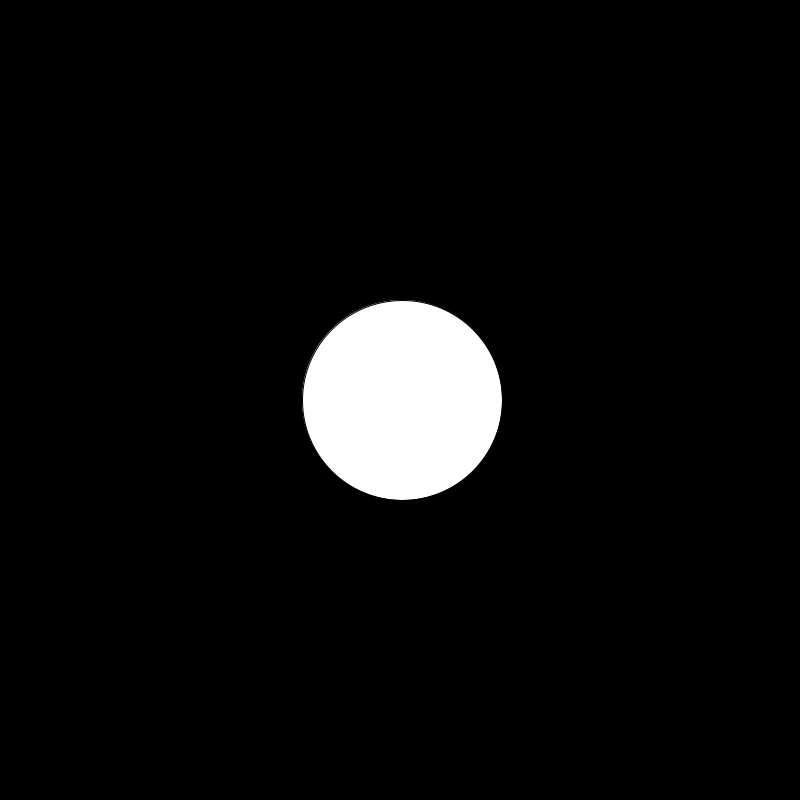
Frame 1 (no input)
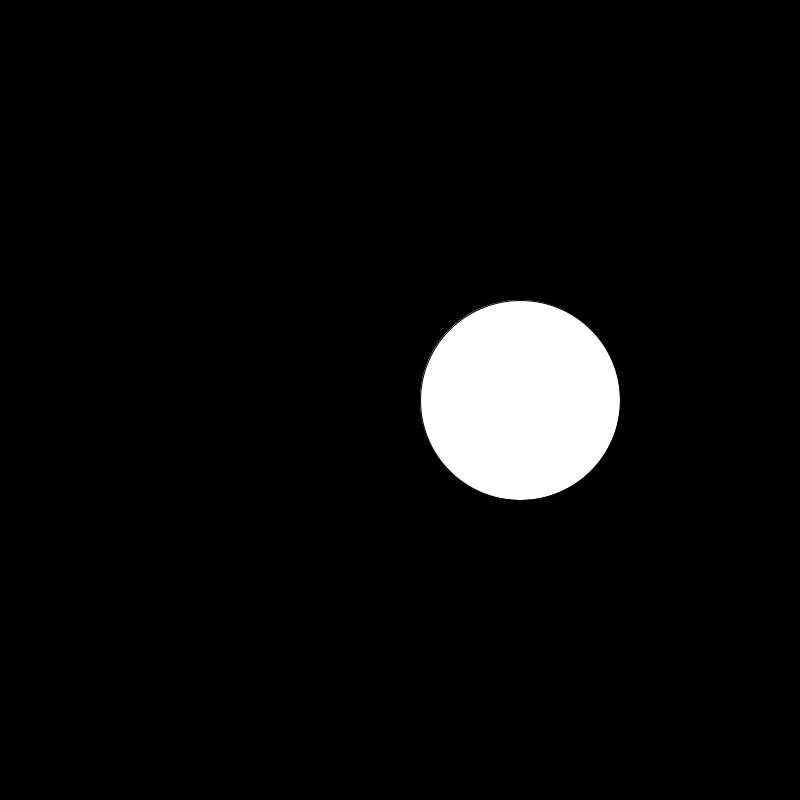
Frame 60 (the mouse pressed at the canvas centre just before this capture)
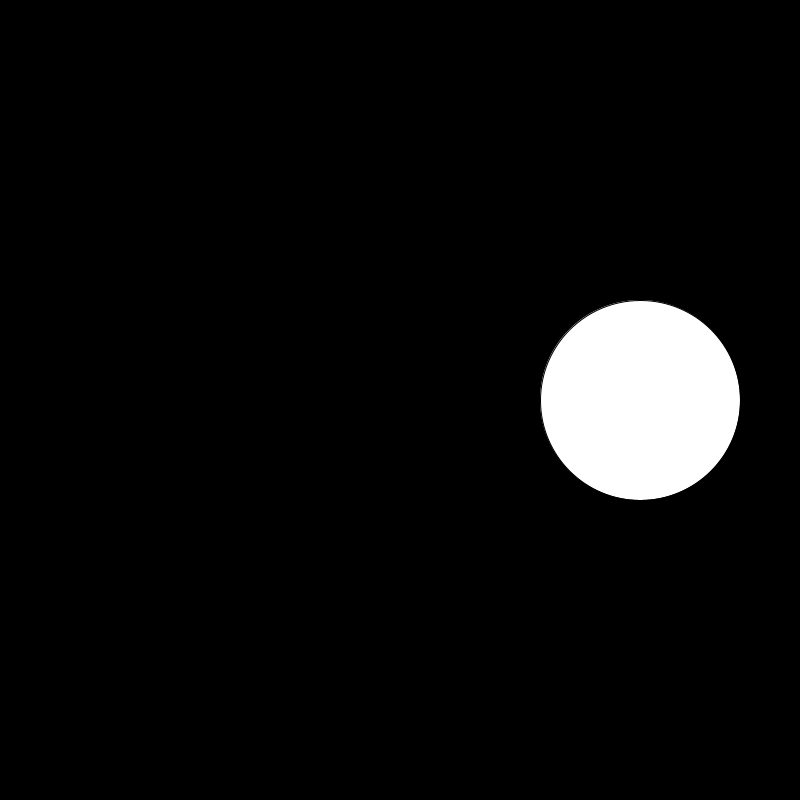
Frame 120 (the mouse held since frame 60 and released just before this capture)

The Processing sketch that drew these frames (run headless with seeded random() and noise(); from frame 60 on, the mouse is pressed at the canvas centre):

// Processing sketch: LSI_014_circleMove
// ── LSI_014_circleMove.pde

// variable to store circles positions X/Y
float posX=400;
float posY=400;

void setup (){
  
 size(800,800); // Display dimensions
 
}


void draw (){

 background(0); 
 
 // circles color
 fill(255);
 
 // updating circles position
 posX=posX+2;

 //drawing circle
 ellipse(posX,posY, 200,200);
 
 // if circle is off the screen, return to pos zero
 if(posX>width) posX=0;
  
}
